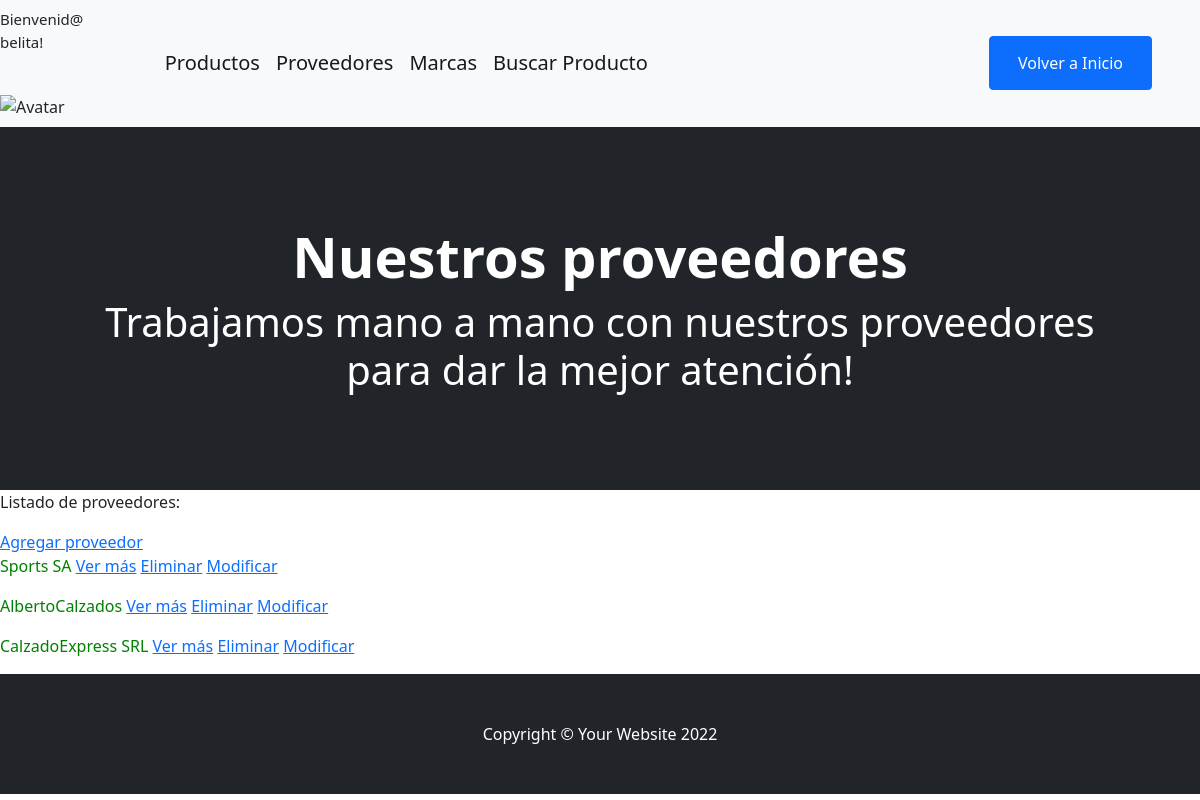
Screenshot of /vista/proveedores/ (signed in) with the database file from the repository.
### AppVistas/models.py (models this page shows, shortened)
class Proveedores(models.Model):
    razon = models.CharField(max_length=30)
    email = models.EmailField()
    ubicacion = models.CharField(max_length=30)

### AppVistas/views.py (the view)
# urls.py: path("proveedores/", ProveedoresList.as_view(), name='proveedores'),
class ProveedoresList(LoginRequiredMixin, ListView):
    model = Proveedores
    template_name = "AppVistas/proveedores_list.html"

### AppVistas/templates/AppVistas/proveedores_list.html
{% extends 'AppVistas/base.html' %}
{% block titulo %} Nuestros proveedores {% endblock  %}
{% block mensaje %}
<h1>Trabajamos mano a mano con nuestros proveedores para dar la mejor atención!</h1>
{% endblock %}
{% block contenido %}
<p>Listado de proveedores:</p>
<a href="{% url 'proveedores_creat' %}">Agregar proveedor</a>
    {% for proveedor in object_list %}
        <p style="color: green">{{proveedor.razon}}
            <a href="{% url 'proveedores_detail' proveedor.id %}">Ver más</a>
            <a href="{% url 'proveedores_delete' proveedor.id %}">Eliminar</a>
            <a href="{% url 'proveedores_update' proveedor.id %}">Modificar</a>
        </p>
    {% endfor %}
{% endblock %}

### AppVistas/templates/AppVistas/base.html (shortened to what this page needs)
<!DOCTYPE html>
<html lang="en">
    <head>
        {% load static %}
        <link href="https://cdn.jsdelivr.net/npm/bootstrap-icons@1.5.0/font/bootstrap-icons.css" rel="stylesheet" />
        <link href="{% static 'AppVistas/css/styles.css' %}" rel="stylesheet" />
    </head>
    <body>
        <nav class="navbar navbar-expand-lg navbar-light bg-light">
            {% if request.user.is_authenticated %}
            <div>
                <p style="font-size: 15px">Bienvenid@ {{ request.user}}!</p><br>
                <img src="{{imagen}}" alt="Avatar"><br>
            </div>
            {% endif %}
            <div class="container px-4 px-lg-5">
                {% if request.user.username %}
                <a class="navbar-brand" href="{% url 'productos' %}">Productos</a>
                <a class="navbar-brand" href="{% url 'proveedores' %}">Proveedores</a>
                <a class="navbar-brand" href="{% url 'marcas' %}">Marcas</a>
                <a class="navbar-brand" href="{% url 'formulario_busqueda' %}">Buscar Producto</a>
                {% endif %}
                <div class="collapse navbar-collapse" id="navbarSupportedContent">
                            <form class="d-flex">
                            <li class="btn btn-primary"><a style="color: white" class="nav-link" href="{% url 'inicio' %}">Volver a Inicio</a></li><br>
                            </form>
                </div>
            </div>
        </nav>
        <header class="bg-dark py-5">
            <div class="container px-4 px-lg-5 my-5">
                <div class="text-center text-white">
                    <h1 class="display-4 fw-bolder">{% block titulo %} {% endblock %}</h1>
                    <p class="lead fw-normal text-white-50 mb-0">{% block mensaje %} {% endblock %}</p>
                </div>
            </div>
        </header>
        {% block contenido %}
        {% endblock %}
        <footer class="py-5 bg-dark">
            <div class="container"><p class="m-0 text-center text-white">Copyright &copy; Your Website 2022</p></div>
        </footer>
    </body>
</html>

### rows the page displays
Proveedores: razon "Sports SA"
Proveedores: razon "AlbertoCalzados"
Proveedores: razon "CalzadoExpress SRL"

### other values shown
{{ request.user }} "belita"
